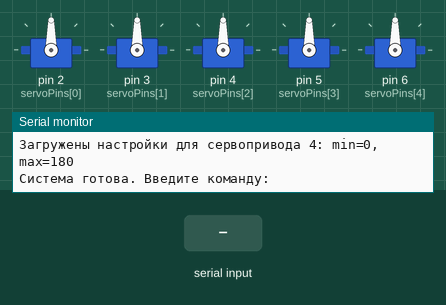
Recording of a sketch running on a simulated Arduino Uno, built with avr-gcc and run on an emulated ATmega328P. Shown: 5 × servo, the last lines printed to the serial monitor. Inputs (shaded band) come from the test bench.

Above: at 1.6 s.
1.7 s: "amin\n" received over Serial
At 2.6 s:
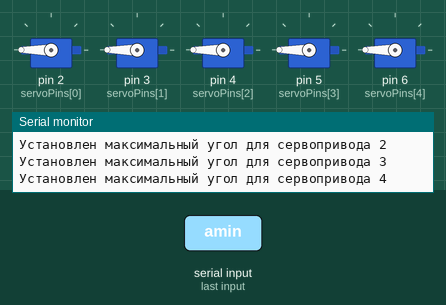
3.7 s: "min\n" received over Serial
At 4.4 s:
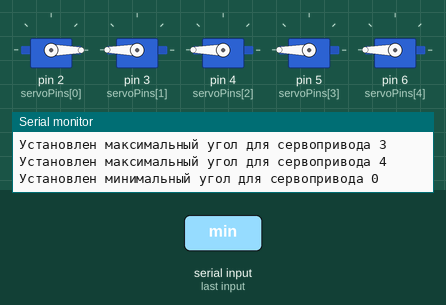
5.2 s: "fack\n" received over Serial
At 6.2 s:
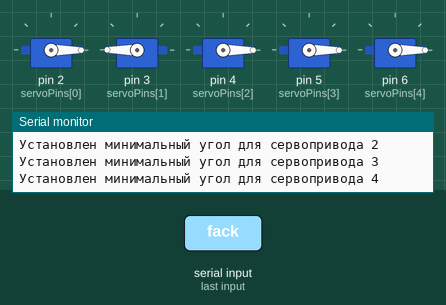
7.2 s: "amax\n" received over Serial
At 8.0 s:
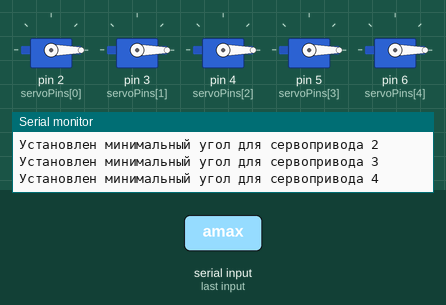
8.8 s: "max\n" received over Serial
At 9.5 s:
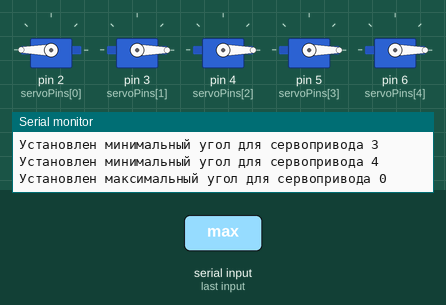
10.3 s: "amin90\n" received over Serial
At 10.52 s:
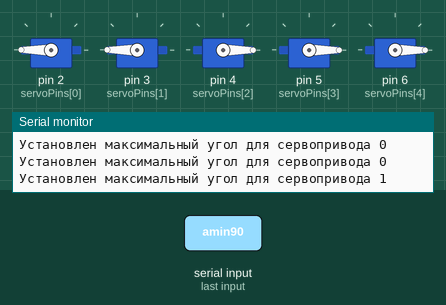
Timing chart, 0 to 13.3 s (numbered marks = the images above; inputs shaded):
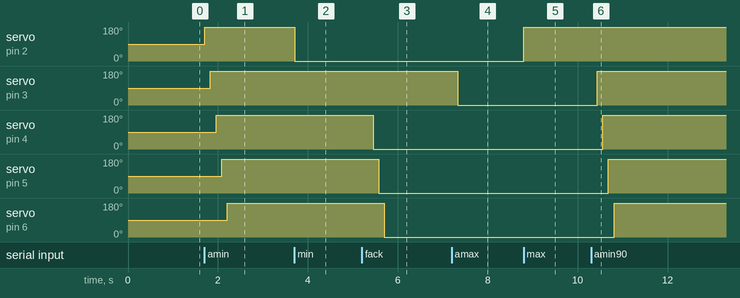

Measured:
- after the input at 1.7 s, servo on pin 2 (servoPins[0]): 90° → 180° at once; servo on pin 3 (servoPins[1]): 90° → 180° after 0.13 s; servo on pin 4 (servoPins[2]): 90° → 180° after 0.26 s; servo on pin 5 (servoPins[3]): 90° → 180° after 0.38 s; servo on pin 6 (servoPins[4]): 90° → 180° after 0.51 s
- after the input at 3.7 s, servo on pin 2 (servoPins[0]): 180° → 0° at once
- after the input at 5.2 s, servo on pin 4 (servoPins[2]): 180° → 0° after 0.26 s; servo on pin 5 (servoPins[3]): 180° → 0° after 0.38 s; servo on pin 6 (servoPins[4]): 180° → 0° after 0.50 s
- after the input at 7.2 s, servo on pin 3 (servoPins[1]): 180° → 0° after 0.13 s
- after the input at 8.8 s, servo on pin 2 (servoPins[0]): 0° → 180° at once
- after the input at 10.3 s, servo on pin 3 (servoPins[1]): 0° → 180° after 0.13 s; servo on pin 4 (servoPins[2]): 0° → 180° after 0.26 s; servo on pin 5 (servoPins[3]): 0° → 180° after 0.39 s; servo on pin 6 (servoPins[4]): 0° → 180° after 0.51 s

The sketch:

KyraHandArduino.ino
```cpp
// ==================== НАСТРОЙКИ =================== //
#define AMOUNT 5  // Количество сервоприводов

// Пины сервоприводов
const int servoPins[AMOUNT] = {2, 3, 4, 5, 6};

// Библиотека для работы с сервоприводами и EEPROM
#include <Servo.h>
#include <EEPROM.h>

Servo servos[AMOUNT];  // Массив объектов сервоприводов

// Минимальные и максимальные углы для каждого сервопривода
int pos_min[AMOUNT] = {0, 0, 0, 0, 0};  // Минимальные углы
int pos_max[AMOUNT] = {180, 180, 180, 180, 180};  // Максимальные углы

// Текущие позиции сервоприводов
int currentPos[AMOUNT] = {90, 90, 90, 90, 90};

// Адреса в EEPROM для хранения данных
const int EEPROM_MIN_START = 0;  // Начальный адрес для минимальных значений
const int EEPROM_MAX_START = AMOUNT * sizeof(int);  // Начальный адрес для максимальных значений

void setup() {
  Serial.begin(9600);

  // Подключаем сервоприводы к пинам
  for (int i = 0; i < AMOUNT; i++) {
    servos[i].attach(servoPins[i]);
    servos[i].write(currentPos[i]);  // Устанавливаем сервоприводы в начальное положение
  }

  // Загружаем настройки из EEPROM
  loadSettingsFromEEPROM();
  Serial.println("Система готова. Введите команду:");
}

void loop() {
  if (Serial.available() > 0) {
    String command = Serial.readStringUntil('\n');  // Читаем команду до символа новой строки
    command.trim();  // Удаляем лишние пробелы

    if (command == "cal") {
      calibration();
    } else if (command.startsWith("min")) {
      setMin(command);
    } else if (command.startsWith("max")) {
      setMax(command);
    } else if (command.startsWith("amin")) {
      setaMin();
    } else if (command.startsWith("fack")) {
      fack();
    } else if (command.startsWith("amax")) {
      setaMax();
    } else if (command.startsWith("move")) {
      moveServo(command);
    } else if (command == "save") {
      saveSettingsToEEPROM();
      Serial.println("Настройки сохранены в EEPROM.");
    } else if (command == "load") {
      loadSettingsFromEEPROM();
      Serial.println("Настройки загружены из EEPROM.");
    } else {
      Serial.println("Неизвестная команда");
    }
  }
}

// Функция для калибровки сервоприводов
void calibration() {
  Serial.println("Начинаем калибровку. Введите номер сервопривода (0-4):");
  while (Serial.available() == 0) {}  // Ждем ввода
  int servo_num = Serial.parseInt();

  if (servo_num < 0 || servo_num >= AMOUNT) {
    Serial.println("Неверный номер сервопривода");
    return;
  }

  Serial.print("Калибровка сервопривода ");
  Serial.println(servo_num);

  while (true) {
    Serial.println("Введите '+', '-' для изменения угла, 'smin'/'smax' для сохранения, 'stop' для завершения.");
    while (Serial.available() == 0) {}  // Ждем ввода
    String input = Serial.readStringUntil('\n');
    input.trim();

    if (input == "+") {
      currentPos[servo_num] += 5;
      if (currentPos[servo_num] > 180) currentPos[servo_num] = 180;
      servos[servo_num].write(currentPos[servo_num]);
      Serial.print("Текущий угол: ");
      Serial.println(currentPos[servo_num]);
    } else if (input == "-") {
      currentPos[servo_num] -= 5;
      if (currentPos[servo_num] < 0) currentPos[servo_num] = 0;
      servos[servo_num].write(currentPos[servo_num]);
      Serial.print("Текущий угол: ");
      Serial.println(currentPos[servo_num]);
    } else if (input == "smin") {
      pos_min[servo_num] = currentPos[servo_num];
      Serial.print("Минимальный угол установлен: ");
      Serial.println(pos_min[servo_num]);
    } else if (input == "smax") {
      pos_max[servo_num] = currentPos[servo_num];
      Serial.print("Максимальный угол установлен: ");
      Serial.println(pos_max[servo_num]);
    } else if (input == "stop") {
      Serial.println("Калибровка завершена.");
      break;
    } else {
      Serial.println("Неизвестная команда");
    }
  }
}

// Сохранение настроек в EEPROM
void saveSettingsToEEPROM() {
  for (int i = 0; i < AMOUNT; i++) {
    EEPROM.put(EEPROM_MIN_START + i * sizeof(int), pos_min[i]);
    EEPROM.put(EEPROM_MAX_START + i * sizeof(int), pos_max[i]);
  }
  //EEPROM.commit();  // Фиксируем изменения (если используется ESP32)
}

// Загрузка настроек из EEPROM
void loadSettingsFromEEPROM() {
  for (int i = 0; i < AMOUNT; i++) {
    EEPROM.get(EEPROM_MIN_START + i * sizeof(int), pos_min[i]);
    EEPROM.get(EEPROM_MAX_START + i * sizeof(int), pos_max[i]);

    // Проверяем корректность загруженных данных
    if (pos_min[i] < 0 || pos_min[i] > 180) pos_min[i] = 0;
    if (pos_max[i] < 0 || pos_max[i] > 180) pos_max[i] = 180;

    Serial.print("Загружены настройки для сервопривода ");
    Serial.print(i);
    Serial.print(": min=");
    Serial.print(pos_min[i]);
    Serial.print(", max=");
    Serial.println(pos_max[i]);
  }
}
void setaMax(){
  setMin("min0");
  delay(100);
  setMin("min1");
  delay(100);
  setMin("min2");
  delay(100);
  setMin("min3");
  delay(100);
  setMin("min4");
  delay(10);
}
void setaMin(){
  setMax("max0");
  delay(100);
  setMax("max1");
  delay(100);
  setMax("max2");
  delay(100);
  setMax("max3");
  delay(100);
  setMax("max4");
}
void fack(){
  setMin("min0");
  delay(100);
  setMax("max1");
  delay(100);
  setMin("min2");
  delay(100);
  setMin("min3");
  delay(100);
  setMin("min4");
  delay(10);
}

// Установка минимального угла
void setMin(String command) {
  int servo_num = command.substring(3).toInt();
  if (servo_num < 0 || servo_num >= AMOUNT) {
    Serial.println("Неверный номер сервопривода");
    return;
  }
  servos[servo_num].write(pos_min[servo_num]);
  Serial.print("Установлен минимальный угол для сервопривода ");
  Serial.println(servo_num);
}

// Установка максимального угла
void setMax(String command) {
  int servo_num = command.substring(3).toInt();
  if (servo_num < 0 || servo_num >= AMOUNT) {
    Serial.println("Неверный номер сервопривода");
    return;
  }
  servos[servo_num].write(pos_max[servo_num]);
  Serial.print("Установлен максимальный угол для сервопривода ");
  Serial.println(servo_num);
}

// Перемещение сервопривода в указанное положение
void moveServo(String command) {
  int servo_num = command.substring(4).toInt();
  if (servo_num < 0 || servo_num >= AMOUNT) {
    Serial.println("Неверный номер сервопривода");
    return;
  }

  Serial.print("Введите угол для сервопривода ");
  Serial.println(servo_num);
  while (Serial.available() == 0) {}  // Ждем ввода
  int angle = Serial.parseInt();

  if (angle < 0 || angle > 180) {
    Serial.println("Угол должен быть в диапазоне 0-180");
    return;
  }

  servos[servo_num].write(angle);
  currentPos[servo_num] = angle;
  Serial.print("Сервопривод ");
  Serial.print(servo_num);
  Serial.print(" перемещен в угол ");
  Serial.println(angle);
}
```
